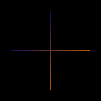

Write the Python code that produced this figure.
import sys
from PIL import Image, ImageDraw

# Setup
img_width = 101
img_height = 101
img = Image.new("RGB", (img_width, img_height))
img1 = ImageDraw.Draw(img)

# Draw
for i in range(101):
    if i > 10 and i < 90:
        img1.point((50, i), fill = (2*i, i, 100-i))

for i in range(101):
    if i > 10 and i < 90:
        img1.point((i, 50), fill = (2*i, i, 100-i))


# Saves the picture
img_path = sys.argv[0].split('.')[0]+'.png'
img.save(img_path)
print(f'Saved {img_path}')
img.show()
